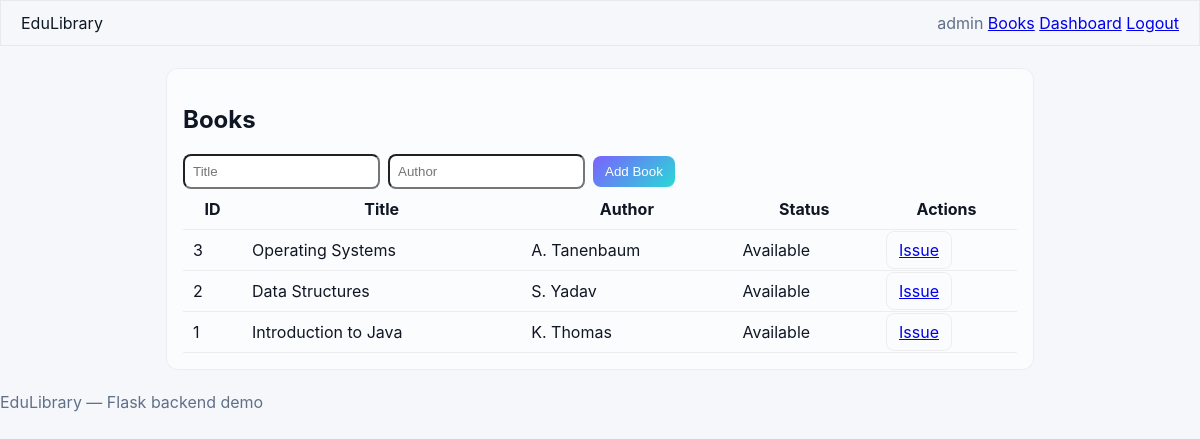
/books (signed in), run on the app's committed database.
### tables this page shows
CREATE TABLE books (
        id INTEGER PRIMARY KEY,
        title TEXT,
        author TEXT,
        status TEXT
    );

### app.py (the view)
    def wrapper(*args, **kwargs):
        if 'user' not in session:
            return redirect(url_for('index'))
        return fn(*args, **kwargs)

### app.py (called while the page is built)
def get_db():
    if 'db' not in g:
        g.db = sqlite3.connect(DB_PATH)
        g.db.row_factory = sqlite3.Row
    return g.db

def login_required(fn):
    def wrapper(*args, **kwargs):
        if 'user' not in session:
            return redirect(url_for('index'))
        return fn(*args, **kwargs)
    wrapper.__name__ = fn.__name__
    return wrapper

@app.route('/books')
@login_required
def books():
    db = get_db()
    cur = db.execute('SELECT * FROM books ORDER BY id DESC')
    items = cur.fetchall()
    return render_template('books.html', books=items)

### templates/books.html
{% extends 'base.html' %} {% block title %}Books — EduLibrary{% endblock %} {%
block content %}
<section class="card glass animate-fade-in">
  <div class="row between">
    <h2 class="section-title">Books</h2>
    <form
      method="post"
      action="{{ url_for('add_book') }}"
      style="display: flex; gap: 8px; align-items: center"
    >
      <input
        name="title"
        placeholder="Title"
        required
        style="padding: 8px; border-radius: 8px"
      />
      <input
        name="author"
        placeholder="Author"
        style="padding: 8px; border-radius: 8px"
      />
      <button class="btn btn-primary" type="submit">Add Book</button>
    </form>
  </div>
  <div class="table-wrap">
    <table class="table">
      <thead>
        <tr>
          <th>ID</th>
          <th>Title</th>
          <th>Author</th>
          <th>Status</th>
          <th>Actions</th>
        </tr>
      </thead>
      <tbody>
        {% for b in books %}
        <tr>
          <td>{{ b.id }}</td>
          <td>{{ b.title }}</td>
          <td>{{ b.author }}</td>
          <td>{{ b.status }}</td>
          <td>
            {% if b.status == 'Available' %}
            <a class="btn" href="{{ url_for('issue', book_id=b.id) }}">Issue</a>
            {% else %}
            <a class="btn" href="{{ url_for('return_book', book_id=b.id) }}"
              >Return</a
            >
            {% endif %}
          </td>
        </tr>
        {% endfor %}
      </tbody>
    </table>
  </div>
</section>
{% endblock %}

### templates/base.html (shortened to what this page needs)
<!DOCTYPE html>
<html lang="en">
  <head>
    <link
      rel="stylesheet"
      href="{{ url_for('static', filename='style.css') }}"
    />
  </head>
  <body>
    <header class="topbar glass">
      <div class="brand-left">EduLibrary</div>
      <div class="top-actions">
        {% if session.user %}
        <span class="muted">{{ session.user }}</span>
        <a class="btn-link" href="{{ url_for('books') }}">Books</a>
        <a class="btn-link" href="{{ url_for('dashboard') }}">Dashboard</a>
        <a class="btn-link" href="{{ url_for('logout') }}">Logout</a>
        {% endif %}
      </div>
    </header>
    <main class="container">
       {% block content %}{% endblock %}
    </main>
    <footer class="site-footer muted">EduLibrary — Flask backend demo</footer>
  </body>
</html>

### static/style.css (style rules this page uses)
:root { --bg: #f6f7fb; --text: #0f1724; --muted: #607088; --accent: linear-gradient(135deg, #7b61ff, #2ad8d6); }
* { box-sizing: border-box; }
body { font-family: Inter, Arial, Helvetica, sans-serif; margin: 0; background: var(--bg); color: var(--text); }
.card { padding: 16px; border-radius: 12px; background: rgba(255, 255, 255, 0.6); backdrop-filter: blur(6px); }
.glass { border: 1px solid rgba(0, 0, 0, 0.06); }
.topbar { display: flex; justify-content: space-between; align-items: center; padding: 12px 20px; }
.muted { color: var(--muted); }
.container { max-width: 980px; margin: 24px auto; padding: 0 16px; }
.table { width: 100%; border-collapse: collapse; }
.table th, .table td { padding: 10px; border-bottom: 1px solid rgba(0, 0, 0, 0.06); }
.btn { padding: 8px 12px; border-radius: 8px; background: transparent; border: 1px solid rgba(0, 0, 0, 0.06); cursor: pointer; }
.btn-primary { background: var(--accent); color: #fff; border: none; }

### templates/base.html (style rules this page uses)
.container { max-width: 900px; margin: 22px auto; padding: 0 16px; }

### data on the page
books: id "3", title "Operating Systems", author "A. Tanenbaum", status "Available"
books: id "2", title "Data Structures", author "S. Yadav", status "Available"
books: id "1", title "Introduction to Java", author "K. Thomas", status "Available"

### other printed values
{{ session.user }} "admin"
